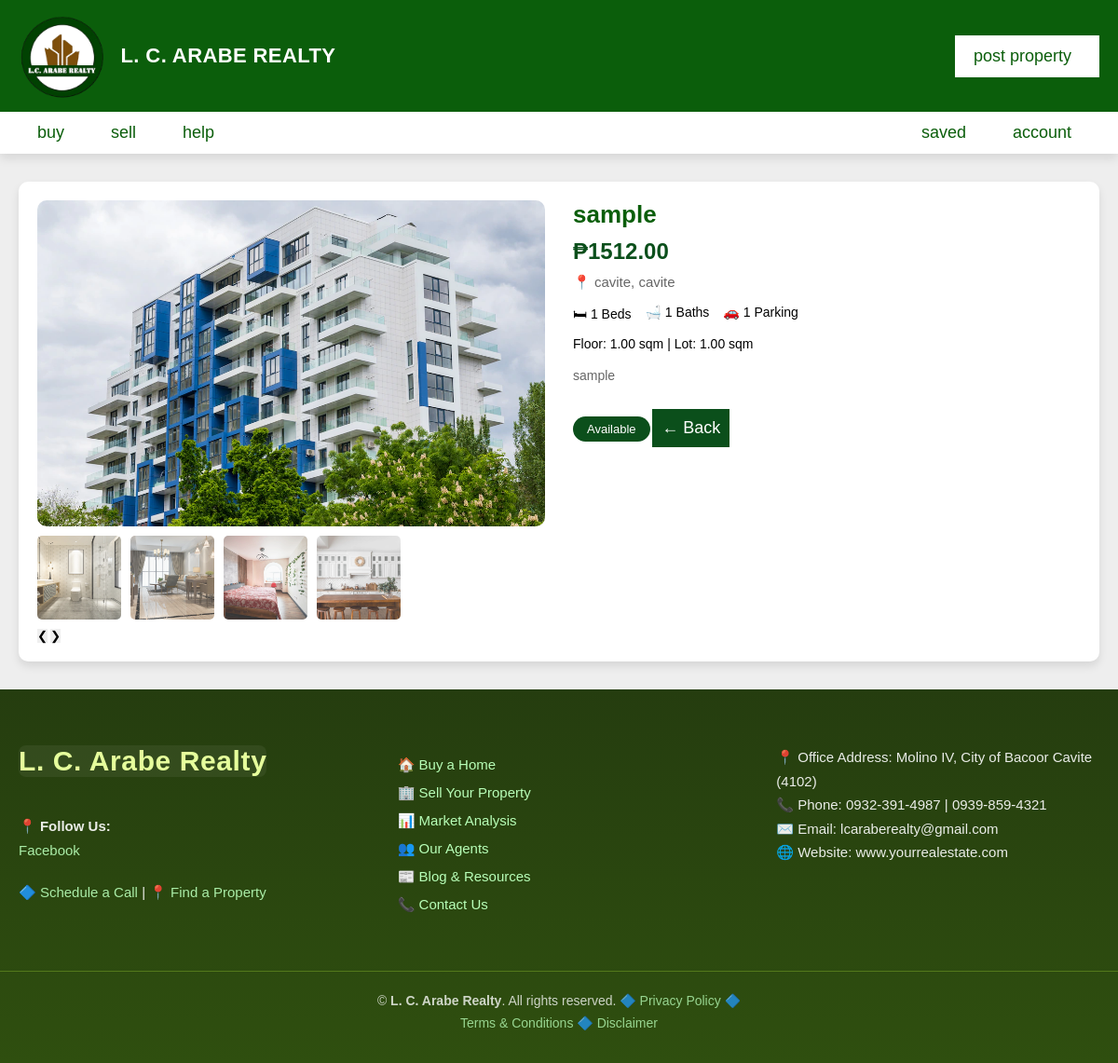
Screenshot of /property/15/ with the database file from the repository.
### app/models.py (models this page shows, shortened)
class Property(models.Model):
    PROPERTY_TYPE = [
        ('house_lot', 'House and Lot'),
    ]
    LISTING_STATUS = [
        ('sale', 'For Sale'),
    ]
    title = models.CharField(max_length=200)
    description = models.TextField()
    property_type = models.CharField(
        max_length=20,
        choices=PROPERTY_TYPE,
        default='house_lot'
    )
    listing_status = models.CharField(
        max_length=10,
        choices=LISTING_STATUS,
        default='sale'
    )
    price = models.DecimalField(max_digits=12, decimal_places=2)
    location = models.CharField(max_length=255)
    city = models.CharField(max_length=100)
    province = models.CharField(max_length=100)
    bedrooms = models.IntegerField()
    bathrooms = models.IntegerField()
    floor_area = models.DecimalField(max_digits=10, decimal_places=2)
    lot_area = models.DecimalField(max_digits=10, decimal_places=2)
    parking_spaces = models.IntegerField(default=0)
    image = models.ImageField(upload_to='property_images/', blank=True, null=True)
    agent = models.ForeignKey(
        settings.AUTH_USER_MODEL,
        on_delete=models.CASCADE
    )
    created_at = models.DateTimeField(auto_now_add=True)
    is_available = models.BooleanField(default=True)

class PropertyImage(models.Model):
    property = models.ForeignKey(Property, on_delete=models.CASCADE, related_name="images")
    image = models.ImageField(upload_to='property_images/')

### app/views.py (the view)
# urls.py: path('property/<int:id>/', property_detail, name='property_detail'),
def property_detail(request, id):
    property = get_object_or_404(Property, id=id)
    context = {
        "property": property
    }
    return render(request, "view_property.html", context)

### app/context_processors.py (called while the page is built)
def agent_properties(request):
    if request.user.is_authenticated and request.user.user_type == 'agent':
        properties = Property.objects.filter(agent=request.user).order_by('-created_at')
    else:
        properties = None
    return {'agent_properties': properties}

### app/templates/view_property.html (shortened to what this page needs)
{% load static %}
<!DOCTYPE html>
<html lang="en">
<head>
    <link rel="stylesheet" href="{% static 'css/style.css' %}">
</head>
{% include 'components/header.html' %}
<body>
<section class="property-details">
    <div class="details-container">
        <div class="image-section">
         {% if property.image %}
        <div class="main-image-container">
            <img src="{{ property.image.url }}" class="main-image" id="mainImage">
        </div>
         {% endif %}
          <div class="gallery">
        {% for img in property.images.all %}
            <img src="{{ img.image.url }}" class="thumb">
        {% endfor %}
         </div>
         <div class="slider-controls">
            <button type="button" id="prevBtn">❮</button>
            <button type="button" id="nextBtn">❯</button>
         </div>
         </div>
        <div class="info-section">
            <h1>{{ property.title }}</h1>
            <h2 class="price">₱{{ property.price }}</h2>
            <p class="location">
                📍 {{ property.city }}, {{ property.province }}
            </p>
            <div class="features">
                <span>🛏 {{ property.bedrooms }} Beds</span>
                <span>🛁 {{ property.bathrooms }} Baths</span>
                <span>🚗 {{ property.parking_spaces }} Parking</span>
            </div>
            <div class="area">
                Floor: {{ property.floor_area }} sqm |
                Lot: {{ property.lot_area }} sqm
            </div>
            <p class="description">
                {{ property.description }}
            </p>
            <span class="status-badge">
                {% if property.is_available %}
                    Available
                {% else %}
                    Sold
                {% endif %}
            </span>
            <a href="{% url 'base' %}" class="inline-btn">← Back</a>
        </div>
    </div>
</section>
{% include 'components/footer.html' %}
</body>
</html>

### static/css/style.css (style rules this page uses)
* { box-sizing: border-box; }
:root { --main-color:#0b4f1b; --light-color:#666; --light-bg:#eee; --white:#fff; --black:#0b5e0b; --border:.1rem solid var(--light-color); --box-shadow: 0 .5rem 1rem rgba(0,0,0,.1); grid-template-columns: repeat(auto-fit, minmax(280px, 1fr)); }
img { max-width: 100%; height: auto; display: block; }
* { font-family: 'Montserrat', sans-serif; margin: 0; padding: 0; box-sizing: border-box; outline: none; border: none; text-decoration: none; }
html { font-size: 62.5%; overflow-x: hidden; scroll-behavior: smooth; scroll-padding-top: 10rem; }
body { background-color: var(--light-bg); }
section { width: 100%; padding: 3rem 2rem; }
.btn, .inline-btn { margin-top: 1rem; padding: 1rem ; background-color: var(--main-color); color: var(--white); cursor: pointer; text-align: center; font-size: 1.8rem; text-transform: capitalize; }
.inline-btn { display: inline-block; }
.location { color: #666; }
.property-details { padding: 3rem 2rem; }
.details-container { display: grid; grid-template-columns: 1fr 1fr; gap: 3rem; background: var(--white); padding: 2rem; border-radius: 1rem; box-shadow: var(--box-shadow); }
.image-section { display: flex; flex-direction: column; gap: 1rem; }
.main-image { width: 100%; height: 35rem; object-fit: cover; border-radius: 1rem; }
.gallery { display: flex; gap: 1rem; flex-wrap: wrap; }
.gallery img { width: 9rem; height: 9rem; object-fit: cover; border-radius: .5rem; cursor: pointer; transition: 0.2s; }
.info-section h1 { font-size: 2.6rem; color: var(--black); margin-bottom: 1rem; }
.price { font-size: 2.4rem; color: var(--main-color); margin-bottom: 1rem; }
.location { font-size: 1.5rem; color: var(--light-color); margin-bottom: 1.5rem; }
.features { display: flex; gap: 1.5rem; font-size: 1.4rem; margin-bottom: 1rem; }
.area { font-size: 1.4rem; margin-bottom: 1.5rem; }
.description { font-size: 1.4rem; color: var(--light-color); line-height: 1.6; margin-bottom: 1.5rem; }
.status-badge { display: inline-block; padding: .6rem 1.5rem; background: var(--main-color); color: var(--white); border-radius: 2rem; font-size: 1.3rem; margin-bottom: 1.5rem; }
.gallery img { opacity: 0.8; }

### rows the page displays
Property: image (picture), title "sample", price "1512.00", city "cavite", province "cavite", bedrooms "1", bathrooms "1", parking_spaces "1", floor_area "1.00", lot_area "1.00", description "sample"
PropertyImage: image (picture)
PropertyImage: image (picture)
PropertyImage: image (picture)
PropertyImage: image (picture)
